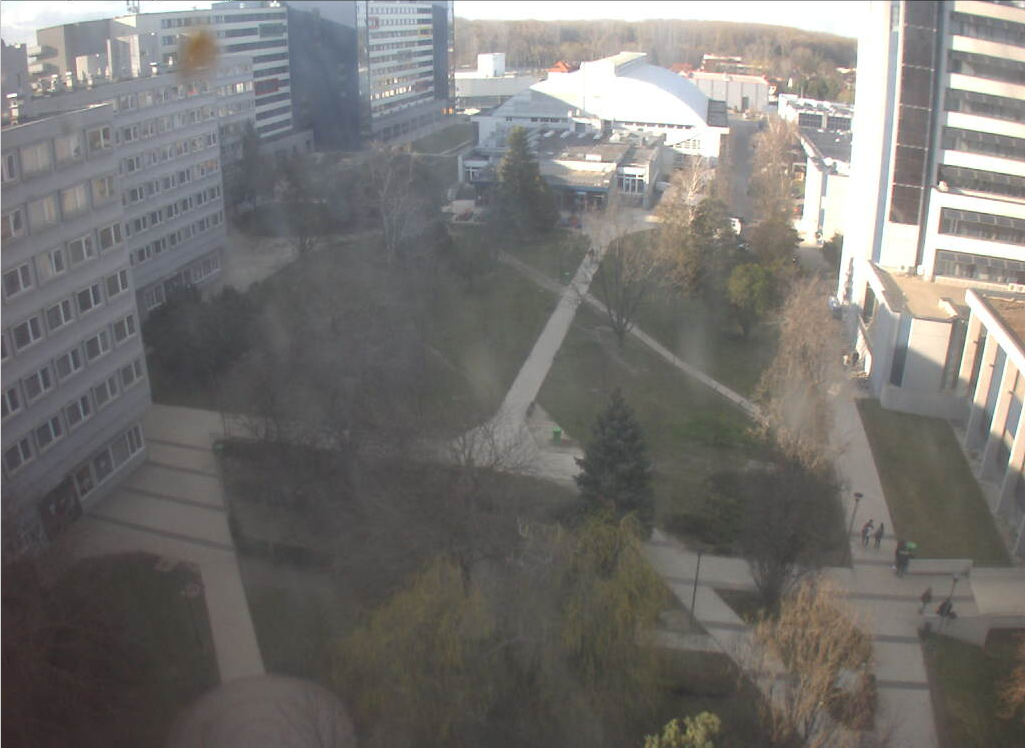
#> input picture gepi_latas/kepek/sze_cam_0.png, 1025 x 748 px; the run also reads 1 picture not shown here
$ python gepi_latas6.py
#> lines starting #> are read from the running program, lines starting #| are printed output that depends on the picture; after the words box and inside, x2 and y2 are one past the last pixel; in counts of white or black regions, pixels touching at a corner belong together
import numpy as np
import cv2 as cv

I0 = cv.imread("kepek/sze_cam_0.png")
#> I0 is the input picture: shape (748, 1025, 3); mean B, G, R 112.7, 115.5, 117.4
I1 = cv.imread("kepek/sze_cam_1.png")

I0 = cv.resize(I0, None, fx=0.5, fy=0.5)
#> I0: shape (374, 512, 3)
I1 = cv.resize(I1, None, fx=0.5, fy=0.5)
#> I1: shape (374, 512, 3)

I0 = cv.cvtColor(I0, cv.COLOR_BGR2GRAY).astype(int)
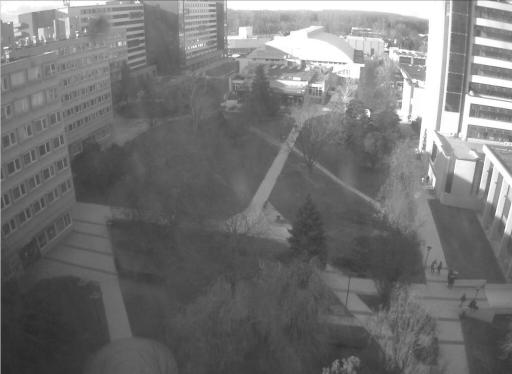
#> I0: shape (374, 512) int64; min 39, max 255, mean 115.8
I1 = cv.cvtColor(I1, cv.COLOR_BGR2GRAY).astype(int)
#> I1: shape (374, 512) int64

##### 0 - 255
#I = I0 - I1
#I_diff_0 = np.where(I < 0, I * -1, I)

I_diff_0 = np.abs(I0 - I1)
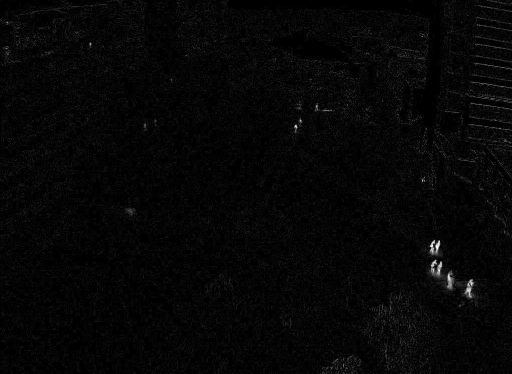
#> I_diff_0: shape (374, 512) int64; min 0, max 56, mean 1.4; drawn with min black and max white

cv.imshow("diff", I_diff_0.astype(np.uint8))
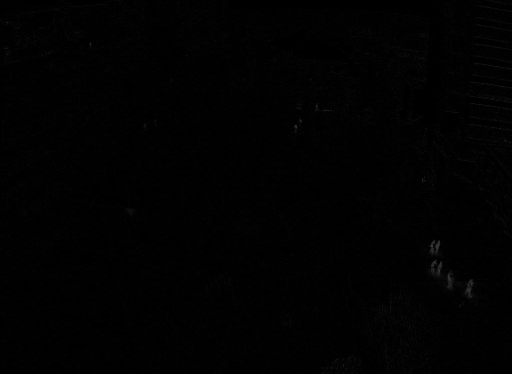
#> window 'diff': shape (374, 512); min 0, max 56, mean 1.4

##### mas tartomany
I_diff = I0 - I1
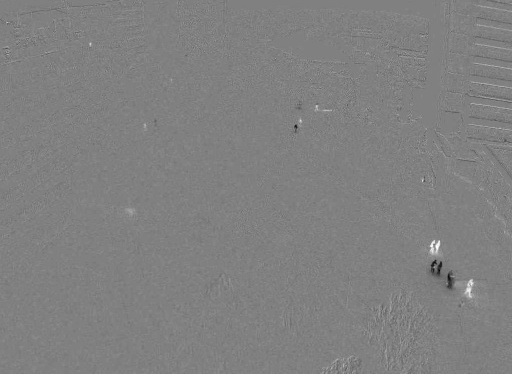
#> I_diff: shape (374, 512) int64; min -56, max 55, mean 0.1; drawn with min black and max white
I_diff_1 = (I_diff - I_diff.min()) / (I_diff.max() - I_diff.min()) * 255

cv.imshow("diff 1", I_diff_1.astype(np.uint8))

##### kiemeles
I_diff_2 = np.where(I_diff_0 > 20, 255, 0)
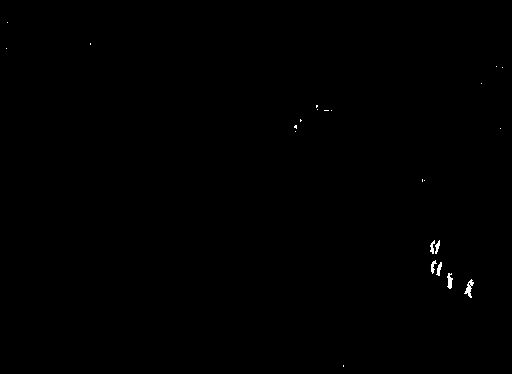
#> I_diff_2: shape (374, 512) int64; 0.18% white in thin lines or dots, all inside (x1, y1, x2, y2) = (6, 22, 503, 367)

cv.imshow("diff 2", I_diff_2.astype(np.uint8))

cv.waitKey(0)
cv.destroyAllWindows()
